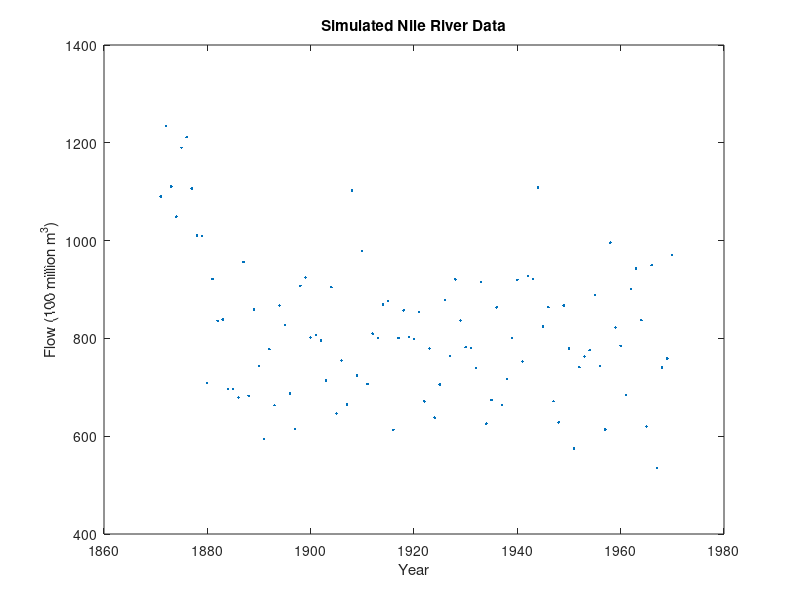

The MATLAB script that drew this image: (Note: this script raises an error after producing the figure.)
%% Project3_Question2.m
%  code to see results from Project 3, Question 2
%  code to run EM algorithm is attached as a MATLAB function

%% Generate fake data to test algorithm, based on generative changepoint mixture model

% simulate changepoint data, Gaussian mixture
years = 1871:1970;
N = length(years);
Z = unidrnd(N-1,[1,1]);
mu1 = 1100;
mu2 = 800;
sigsquare = 100^2;

X = zeros(N,1);
X(1:Z) = normrnd(mu1,sqrt(sigsquare),[Z,1]);
X(Z+1:N) = normrnd(mu2,sqrt(sigsquare),[N-Z,1]);

figure;
plot(years,X,'.');title('Simulated Nile River Data');
xlabel('Year');ylabel('Flow (100 million m^3)');

fprintf('Changepoint at Year %d\n',years(Z));
fprintf('Mu before changepoint: %3.2f\n',mu1);
fprintf('Mu after changepoint: %3.2f\n',mu2);
fprintf('Process Standard Deviation: %3.2f\n\n',sqrt(sigsquare));

% run EM algorithm to estimate parameters from simulated data

[mu1est,mu2est,sigsquareEst,Zest] = GaussChangepointEMV2(X);

fprintf('Estimated changepoint at Year %d\n',years(round(Zest)));
fprintf('Estimated Mu before changepoint: %3.2f\n',mu1est);
fprintf('Estimated Mu after changepoint: %3.2f\n',mu2est);
fprintf('Estimated Process Standard Deviation: %3.2f\n\n',sqrt(sigsquareEst));

figure;plot(years,X,'.');title('Simulated Nile River Data with Estimated Model');
xlabel('Year');ylabel('Flow (100 million m^3)');

stdev = sqrt(sigsquareEst);
hold on;boundedline(years(1:Zest),mu1est.*ones(Zest,1),stdev.*ones(Zest,1),'c','alpha');
boundedline(years(Zest+1:N),mu2est.*ones(N-Zest,1),stdev.*ones(N-Zest,1),'m','alpha');

%% Simulated Data Results
% This algorithm works very well, correctly picking out the year of the
% changepoint and also accurately estimating the means and variance.

%% Load Nile dataset, fit changepoint mixture model with EM algorithm, Problem 2-D
data = csvread('Nile.dat',1);
years = 1871:1970;
N = length(years);

[mu1est,mu2est,sigsquareEst,Zest,piEst] = GaussChangepointEMV2(data);

fprintf('Parameter Inferences for Nile River Dataset\n');
fprintf('Estimated changepoint at Year %d\n',years(round(Zest)));
fprintf('Estimated Mu before changepoint: %3.2f\n',mu1est);
fprintf('Estimated Mu after changepoint: %3.2f\n',mu2est);
fprintf('Estimated Process Variance: %3.2f\n',sigsquareEst);

figure;plot(years(1:end-1),piEst);
title('Nile River Data Changepoint Probability');
xlabel('Year');ylabel('Probability of Being Changepoint');

figure;plot(years,data,'.');title('Nile River Data with Estimated Model');
xlabel('Year');ylabel('Flow (100 million m^3)');

stdev = sqrt(sigsquareEst);
hold on;boundedline(years(1:Zest),mu1est.*ones(Zest,1),stdev.*ones(Zest,1),'c','alpha');
boundedline(years(Zest+1:N),mu2est.*ones(N-Zest,1),stdev.*ones(N-Zest,1),'m','alpha');

%% Actual Nile River Data Results
% The algorithm predicts a changepoint occurred in the year 1898. The mean
% flow from 1871 to 1898 was estimated to be 1097.29 * 100 million cubic
% meters. The mean flow from 1899 to 1970 was estimated to be 850.72 * 100
% million cubic meters, a drop of about 25,000 million cubic meters. The
% year-to-year variability (standard deviation) in flow was estimated to be 
% 127.04 * 100 million cubic meters. What happened to the Nile?
